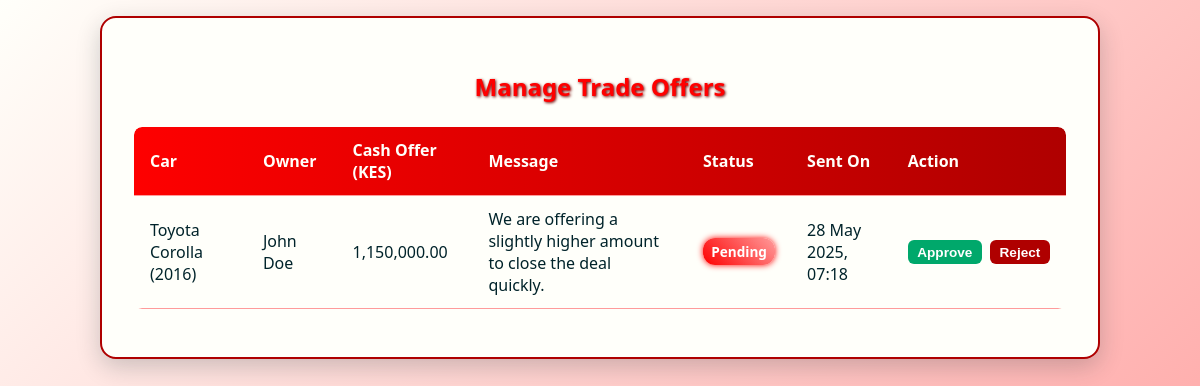
/dealer/manage_offers.php (signed in), run on the app's committed database.
### tables this page shows
CREATE TABLE IF NOT EXISTS offers (
    id INT AUTO_INCREMENT PRIMARY KEY,
    car_id INT NOT NULL,
    trade_id INT NOT NULL,
    dealer_id INT NOT NULL,
    offer_price DECIMAL(12,2) NOT NULL,
    message TEXT,
    status ENUM('pending','accepted','declined','countered') DEFAULT 'pending',
    created_at TIMESTAMP DEFAULT CURRENT_TIMESTAMP,
    updated_at TIMESTAMP DEFAULT CURRENT_TIMESTAMP ON UPDATE CURRENT_TIMESTAMP,
    FOREIGN KEY (trade_id) REFERENCES trades(id) ON DELETE CASCADE,
    FOREIGN KEY (dealer_id) REFERENCES dealers(id) ON DELETE CASCADE
);

CREATE TABLE IF NOT EXISTS cars (
    id INT AUTO_INCREMENT PRIMARY KEY,
    owner_id INT NOT NULL,
    dealer_id INT DEFAULT NULL,
    make VARCHAR(50) NOT NULL,
    model VARCHAR(50) NOT NULL,
    year YEAR NOT NULL,
    car_condition ENUM('new','used','fair') NOT NULL,
    mileage INT DEFAULT 0,
    image VARCHAR(255),
    price DECIMAL(12,2) NOT NULL,
    description TEXT,
    status ENUM('available','traded','sold') DEFAULT 'available',
    is_approved TINYINT(1) DEFAULT 0,
    created_at TIMESTAMP DEFAULT CURRENT_TIMESTAMP,
    FOREIGN KEY (owner_id) REFERENCES users(id) ON DELETE CASCADE,
    FOREIGN KEY (dealer_id) REFERENCES dealers(id) ON DELETE SET NULL
);

CREATE TABLE IF NOT EXISTS users (
    id INT AUTO_INCREMENT PRIMARY KEY,
    full_name VARCHAR(100) NOT NULL,
    email VARCHAR(100) NOT NULL UNIQUE,
    phone VARCHAR(20),
    password VARCHAR(255) NOT NULL,
    user_type ENUM('admin', 'user') DEFAULT 'user',
    is_blocked TINYINT(1) DEFAULT 0,
    created_at TIMESTAMP DEFAULT CURRENT_TIMESTAMP
);

### dealer/manage_offers.php (the view, shortened to what this page needs)
<?php
require_once '../includes/db_connect.php';
$dealer_id = $_SESSION['dealer_id'];
$sql = "
    SELECT t.*,
           c.make, c.model, c.year,
           u.full_name AS user_name
    FROM offers t
    JOIN cars c ON t.id = c.id
    JOIN users u ON t.id = u.id
    WHERE t.dealer_id = ?
    ORDER BY t.created_at DESC
";
$stmt = $conn->prepare($sql);
$stmt->bind_param("i", $dealer_id);
$stmt->execute();
$result = $stmt->get_result();
?>
<!DOCTYPE html>
<html lang="en">
<head>
</head>
<body>
  <div class="container">
    <h2>Manage Trade Offers</h2>
    <?php if ($result->num_rows > 0): ?>
      <div class="table-wrapper">
        <table>
          <thead>
            <tr>
              <th>Car</th>
              <th>Owner</th>
              <th>Cash Offer (KES)</th>
              <th>Message</th>
              <th>Status</th>
              <th>Sent On</th>
              <th>Action</th>
            </tr>
          </thead>
          <tbody>
            <?php while ($offer = $result->fetch_assoc()):
              $status_class = strtolower($offer['status']);
            ?>
              <tr>
                <td><?= htmlspecialchars($offer['make'] . ' ' . $offer['model'] . ' (' . $offer['year'] . ')') ?></td>
                <td><?= htmlspecialchars($offer['user_name']) ?></td>
                <td><?= number_format($offer['offer_price'], 2) ?></td>
                <td><?= nl2br(htmlspecialchars($offer['message'])) ?></td>
                <td><span class="status <?= $status_class ?>"><?= htmlspecialchars($offer['status']) ?></span></td>
                <td><?= date('d M Y, H:i', strtotime($offer['created_at'])) ?></td>
                <td>
                  <div class="actions">
                    <form method="POST" action="approve_offer.php" style="display:inline;">
                      <button type="submit" class="btn approve">Approve</button>
                    </form>
                    <form method="POST" action="reject_offer.php" style="display:inline;">
                      <button type="submit" class="btn reject">Reject</button>
                    </form>
                  </div>
                </td>
              </tr>
            <?php endwhile; ?>
          </tbody>
        </table>
      </div>
    <?php else: ?>
      <p>No trade offers found.</p>
    <?php endif; ?>
  </div>
</body>
</html>

### dealer/manage_offers.php (style rules this page uses)
:root { --red-primary: #FE0000; --red-dark: #AF0000; --off-white: #FFFFFA; --light-red: #FF9B9B; --dark-blue: #00232A; --dark-red: #730000; }
* { box-sizing: border-box; }
body { font-family: 'Segoe UI', Tahoma, Geneva, Verdana, sans-serif; background: linear-gradient(135deg, var(--off-white), var(--light-red)); margin: 0; padding: 1rem; color: var(--dark-blue); min-height: 100vh; display: flex; justify-content: center; align-items: flex-start; }
.container { background: var(--off-white); max-width: 1000px; width: 100%; padding: 2rem; border-radius: 16px; box-shadow: 0 8px 25px rgba(2, 35, 42, 0.2); border: 2px solid var(--red-dark); }
h2 { color: var(--red-primary); text-align: center; margin-bottom: 1.5rem; text-shadow: 1px 1px 3px var(--dark-red); }
.table-wrapper { overflow-x: auto; -webkit-overflow-scrolling: touch; margin-bottom: 1rem; border-radius: 8px; box-shadow: 0 4px 8px rgba(0, 35, 42, 0.1); }
table { width: 100%; border-collapse: collapse; border-radius: 8px; overflow: hidden; min-width: 720px; }
thead { background: linear-gradient(90deg, var(--red-primary), var(--red-dark)); color: var(--off-white); font-weight: bold; }
th, td { padding: 0.75rem 1rem; text-align: left; border-bottom: 1px solid var(--light-red); }
.status { display: inline-block; padding: 0.3em 0.6em; font-weight: 600; border-radius: 12px; font-size: 0.85rem; color: white; text-transform: capitalize; }
.status.pending { background: linear-gradient(45deg, var(--red-primary), var(--light-red)); box-shadow: 0 0 6px var(--red-primary); }
.actions { display: flex; gap: 0.5rem; }
.btn { padding: 0.3rem 0.6rem; border: none; border-radius: 6px; font-size: 0.85rem; cursor: pointer; transition: background 0.3s ease; font-weight: bold; }
.btn.approve { background-color: #00a86b; color: white; }
.btn.reject { background-color: var(--red-dark); color: white; }

### data on the page
offers: cars.make+model+year "Toyota Corolla (2016)", users.full_name "John Doe", offer_price "1,150,000.00", message "We are offering a slightly higher amount to close the deal quickly.", status "Pending", created_at "28 May 2025, 07:18"
